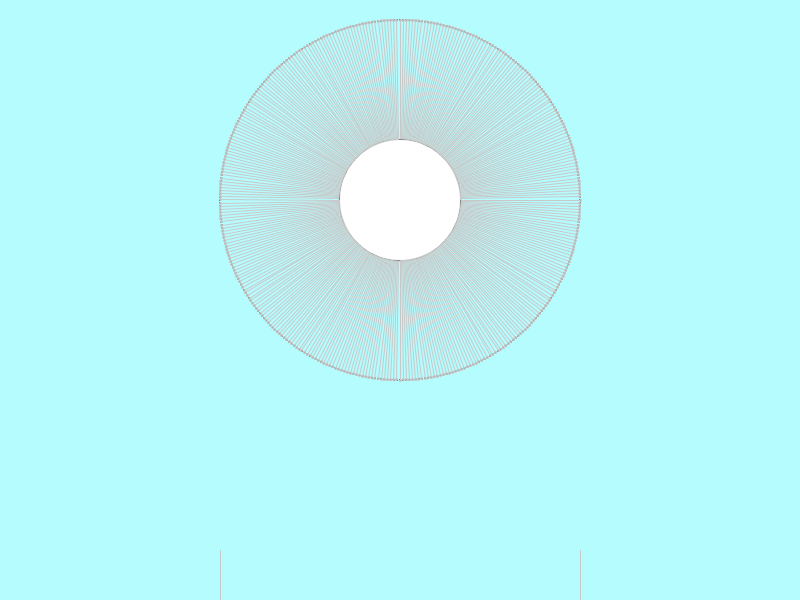
Frame 1 (no input)
Frame 60 (the mouse pressed at the canvas centre just before this capture): identical to frame 1, image omitted
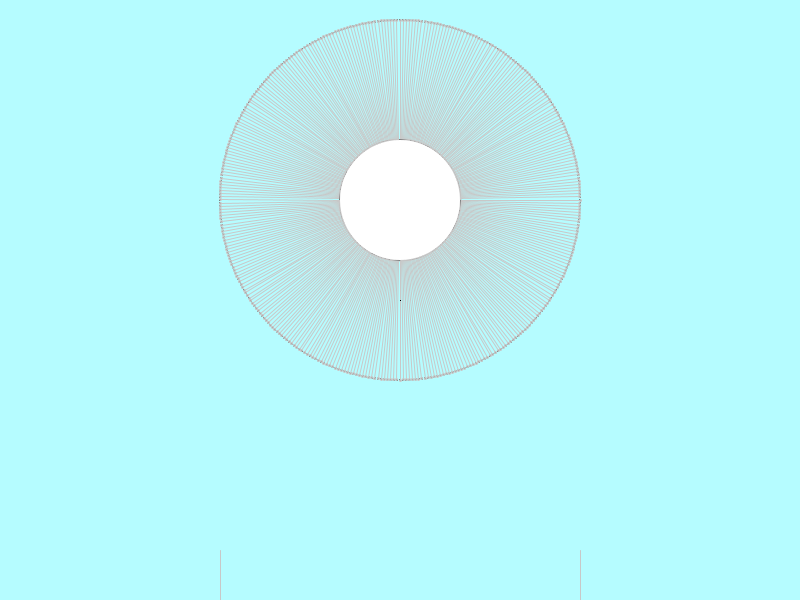
Frame 120 (the mouse held since frame 60 and released just before this capture)

The Processing sketch that drew these frames (run headless with seeded random() and noise(); from frame 60 on, the mouse is pressed at the canvas centre):

// Processing sketch: processing_155052
// ── processing_155052.pde

PolarTool polarTool;

void setup()
{
  size(800, 600);
  polarTool = new PolarTool(width/2,height/3,60,180);
}

void draw()
{
  background(181,252,255);
  polarTool.update(mouseX,mouseY);
  polarTool.draw();
}

void mousePressed()
{
  polarTool.pressed();
}

void mouseReleased()
{
  polarTool.released();
}



import java.util.Arrays;
import java.util.Collections;
class PolarTool
{
  //  interface related arraylists
  ArrayList<PVector> lines = new ArrayList<PVector>();
  ArrayList<PVector> sects = new ArrayList<PVector>();
  ArrayList<PVector> center_polarpoints = new ArrayList<PVector>();
  ArrayList<PVector> edge_polarpoints = new ArrayList<PVector>();

  //  the useful values from the interface
  ArrayList<Float> values = new ArrayList<Float>();  

  boolean down;
  float r_center;
  float r_edge;
  float theta;
  int cx,cy;
  float mx, my;

  //  number of values stored in the graph (360 for degrees of a full circle)
  int NUM_VALUES = 360;                    
  int[] indexes = new int[NUM_VALUES];                   
  ArrayList<Integer> tmpIndexes = new ArrayList<Integer>();
  boolean overlap = false;
  
  PolarTool(int _centerx, int _centery, int _centercircleradius, int _edgecircleradius)
  {
    down = false;
    r_center = _centercircleradius;
    r_edge = _edgecircleradius;
    cx = _centerx;
    cy = _centery;
    
    for (int i=0; i<NUM_VALUES; i++)
    {
      //populate values with default -1s
      values.add(-1f);

      theta = radians(i-90);

      //  small circle
      float x_center = r_center * cos(theta) + cx;
      float y_center = r_center * sin(theta) + cy;
      center_polarpoints.add(new PVector(x_center, y_center));
    
      //  large circle
      float x_edge = r_edge * cos(theta) + cx;
      float y_edge = r_edge * sin(theta) + cy;
      edge_polarpoints.add(new PVector(x_edge, y_edge));
    }
  }
  
  void update(float _mx, float _my)
  {
    mx = _mx;
    my = _my;
    
    interact();
  }
  
  void draw()
  {
    drawArea();
    drawSegments();
    drawInput();
    drawValues();
    drawMiddle();
  }
  
  void pressed()
  {
    lines.clear();
    sects.clear();
    for(int i=0; i<indexes.length;i++) indexes[i]=0;
    for (int i=0; i<values.size (); i++)values.set(i, -1f);
    down = true;
  }
  
  void released()
  {
    down = false;
    calcIntersects();
  }
  
  void interact()
  {
    //  if inside useful area, interact
    if (down)
    {
      if (dist(mx, my, cx, cy)<dist(edge_polarpoints.get(0).x, edge_polarpoints.get(0).y, cx, cy))
      {
        if (dist(mx, my, cx, cy)>dist(center_polarpoints.get(0).x, center_polarpoints.get(0).y, cx, cy))
        {
          lines.add(new PVector(mx, my));
        } else
        {
          float a = atan2(my-cy, mx-cx);
          float d = dist(cx, cy, center_polarpoints.get(0).x, center_polarpoints.get(0).y);
          float x = d * cos(a);
          float y = d * sin(a);
          lines.add(new PVector(x+cx, y+cy));
        }
      } else
      {
        float a = atan2(my-cy, mx-cx);
        float d = dist(cx, cy, edge_polarpoints.get(0).x, edge_polarpoints.get(0).y);
        float x = d * cos(a);
        float y = d * sin(a);
        lines.add(new PVector(x+cx, y+cy));
      }
    }
  }

  void drawInput()
  {
    stroke(255, 0, 0);
    for (int i=0; i< sects.size ()-1; i++)  
    {
      if (sects.get(i)!=null && sects.get(i+1)!=null)
      {  
        if (i<NUM_VALUES)
        {
          ellipse(sects.get(i).x, sects.get(i).y, 3, 3);

          if (i<sects.size())
          {
            line(sects.get(i).x, sects.get(i).y, cx,cy);
          }
        }
      }
    }
  }

  void drawMiddle()
  {
    fill(255);
    noStroke();
    ellipse(cx,cy,r_center*2,r_center*2);
  }

  void drawValues()
  {
    stroke(200);
    line(cx-values.size()/2,height-50,cx-values.size()/2,height);
    line(cx+values.size()/2,height-50,cx+values.size()/2,height);
    stroke(255,0,0);
    for (int i=0; i< values.size()-1; i++)
    {
      if(values.get(i+1)==-1)
      {
        values.set(i+1,values.get(i));
      }
      line(i + (cx-values.size()/2),height-values.get(i),i+1+(cx-values.size()/2),height-values.get(i+1));
    }
  }

  void drawArea()
  {
    stroke(200);
    fill(0);
    for (int i = 0; i < center_polarpoints.size (); i++)
    {
      ellipse(center_polarpoints.get(i).x, center_polarpoints.get(i).y, 2, 2);
      ellipse(edge_polarpoints.get(i).x, edge_polarpoints.get(i).y, 2, 2);
      line(center_polarpoints.get(i).x, center_polarpoints.get(i).y, edge_polarpoints.get(i).x, edge_polarpoints.get(i).y);
    }
  }

  void calcIntersects()
  {
    tmpIndexes.clear();
    for (int i=0; i<lines.size()-1; i++)
    {
      for (int j=0; j< center_polarpoints.size ()-1; j++)
      {
        if (segIntersection(lines.get(i).x, lines.get(i).y, lines.get(i+1).x, lines.get(i+1).y, cx, cy, edge_polarpoints.get(j).x, edge_polarpoints.get(j).y)!=null)
        {
          sects.add(segIntersection(lines.get(i).x, lines.get(i).y, lines.get(i+1).x, lines.get(i+1).y, center_polarpoints.get(j).x, center_polarpoints.get(j).y, edge_polarpoints.get(j).x, edge_polarpoints.get(j).y));
        
          int index = int(getIndexbasedOnAngle(cx,cy,lines.get(i).x, lines.get(i).y));
          if(index>=0)
          {
            indexes[index]=index;
            values.set(index,dist(lines.get(i).x,lines.get(i).y,center_polarpoints.get(j).x,center_polarpoints.get(j).y));
            
            if(indexes[index]>0) tmpIndexes.add(indexes[index]);
          }
        } 
      }
    }
    if(tmpIndexes.size()>0)
    {
      if(tmpIndexes.get(tmpIndexes.size()-1)>tmpIndexes.get(0))
      {
        
        for(int i=0; i< tmpIndexes.size()-1;i++)
        {
          println(abs((tmpIndexes.get(i+1)-tmpIndexes.get(i))));
          if(abs((tmpIndexes.get(i+1)-tmpIndexes.get(i))) > 180) 
          {
            overlap = true; 
            break;
          }
          else
          {
            overlap = false;
          }
        }
        
        if(overlap)
        { 
            println("backwards, overlap");
            values.set(tmpIndexes.get(0),0f);
        }
        else
        {
            println("normal");
            values.set(tmpIndexes.get(tmpIndexes.size()-1),0f);
        }
      }
      else
      {
        println("backwards or normal overlap");  
        values.set(tmpIndexes.get(tmpIndexes.size()-1),0f);
        //int m = Collections.max(tmpIndexes);
        values.set(tmpIndexes.get(0),0f);
        //println(m);
      }
    }
    println(tmpIndexes);
  }
  
  float getIndexbasedOnAngle(float p1x, float p1y, float p2x, float p2y)
  {
    float tmpresult = degrees(atan2(p1y-p2y, p1x-p2x));
    if (tmpresult>0)  
    {
      float result = tmpresult;
      if(result-90<0)
      {
        return result+270;
      }
      else
      {
        return result - 90;
      }
    } else if (tmpresult<0)
    {
      float result = 180+tmpresult+180;
      return result - 90;
    }
    else
    {
      return -1;
    }
  }

  void drawSegments()
  {
    for (int i=0; i<lines.size ()-1; i++)
    {
      stroke(0);
      line(lines.get(i).x, lines.get(i).y, lines.get(i+1).x, lines.get(i+1).y);
    }
  }

  PVector segIntersection(float x1, float y1, float x2, float y2, float x3, float y3, float x4, float y4) 
  { 
    float bx = x2 - x1; 
    float by = y2 - y1; 
    float dx = x4 - x3; 
    float dy = y4 - y3;
    float b_dot_d_perp = bx * dy - by * dx;
    if (b_dot_d_perp == 0) 
    {
      return null;
    }
    float cx = x3 - x1;
    float cy = y3 - y1;
    float t = (cx * dy - cy * dx) / b_dot_d_perp;
    if (t < 0 || t > 1) 
    {
      return null;
    }
    float u = (cx * by - cy * bx) / b_dot_d_perp;
    if (u < 0 || u > 1) 
    { 
      return null;
    }
    return new PVector(x1+t*bx, y1+t*by);
  }
}
